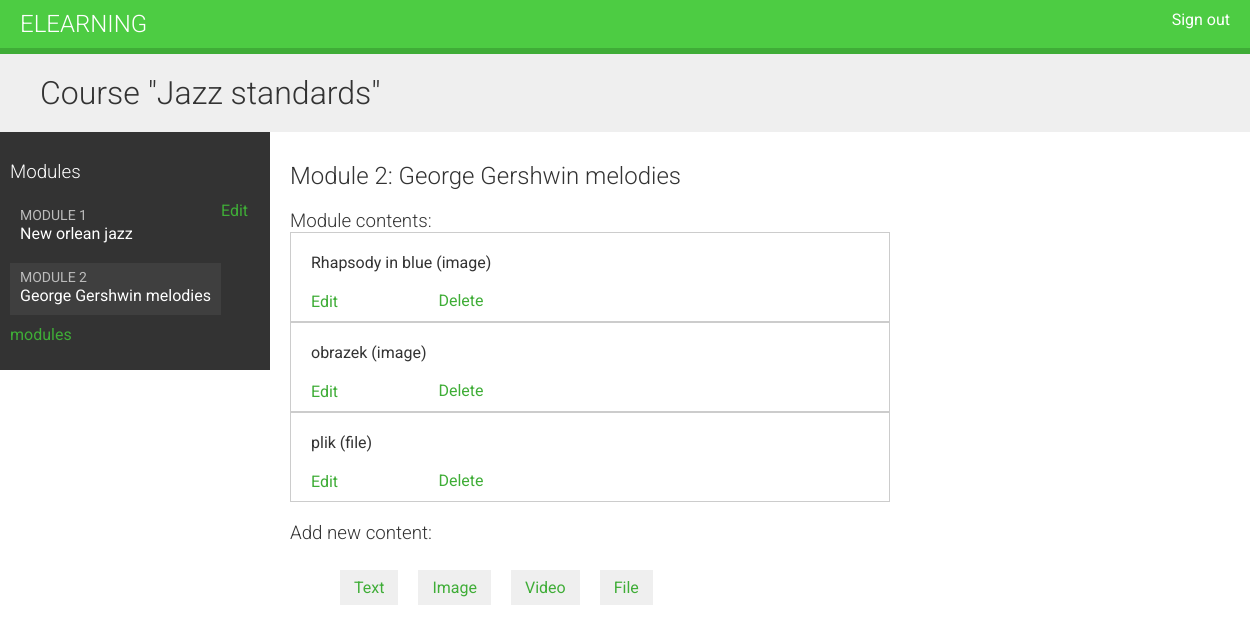
The app's page /course/module/7/ (signed in) with its own data.
### courses/models.py (models this page shows, shortened)
class Course(models.Model):
    owner=models.ForeignKey(User,related_name='courses_created',on_delete=models.CASCADE)
    subject=models.ForeignKey(Subject,related_name='courses',on_delete=models.CASCADE)
    title=models.CharField(max_length=200)
    slug=models.SlugField(max_length=200,unique=True)
    overview=models.TextField()
    created=models.DateTimeField(auto_now_add=True)
    class Meta:
        ordering=['-created']

class Module(models.Model):
    course=models.ForeignKey(Course,related_name='modules',on_delete=models.CASCADE)
    title=models.CharField(max_length=200)
    description=models.TextField(blank=True)
    order = OrderField(blank = True, for_fields = ['course'])
    class Meta:
        ordering = ['order']

class Content(models.Model):
    module = models.ForeignKey(Module,related_name='contents',on_delete=models.CASCADE)
    content_type = models.ForeignKey(ContentType, on_delete=models.CASCADE)
    limit_choices_to = {'model__in':('text', 'video', 'image', 'file')}
    object_id = models.PositiveIntegerField()
    item = GenericForeignKey('content_type', 'object_id')
    order = OrderField(blank = True, for_fields = ['module'])
    class Meta:
        ordering = ['order']
    '''
    Only the content_type and object_id fields have a corresponding column
    in the database table of this model. The item field allows you to
    retrieve or set the related object directly, and its functionality is
    built on top of the other two fields.
    '''

class ItemBase(models.Model):
    owner = models.ForeignKey(User, related_name='%(class)s_related', on_delete = models.CASCADE)
    title = models.CharField(max_length = 250)
    created = models.DateTimeField(auto_now_add = True)
    updated = models.DateTimeField(auto_now = True)
    class Meta:
        abstract = True
    def __str__(self):
        return self.title

class Image(ItemBase):
    file = models.FileField(upload_to = 'images')

class File(ItemBase):
    file = models.FileField(upload_to = 'files')

### courses/views.py (the view)
# urls.py: path('module/<int:module_id>/', views.ModuleContentListView.as_view(), name = 'module_content_list'),
class ModuleContentListView(TemplateResponseMixin, View):
    template_name = 'courses/manage/module/content_list.html'
    def get(self, request, module_id):
        module = get_object_or_404(Module, id = module_id, course__owner = request.user)
        return self.render_to_response({'module' : module})

### courses/templatetags/course.py (called while the page is built)
@register.filter
def model_name(obj):
    try:
        return obj._meta.model_name
    except AttributeError:
        return None

### courses/templates/courses/manage/module/content_list.html (shortened to what this page needs)
{% extends "base.html" %}
{% load course %}
{% block content %}
{% with course=module.course %}
<h1>Course "{{ course.title }}"</h1>
<div class="contents">
<h3>Modules</h3>
<ul id="modules">
{% for m in course.modules.all %}
<li data-id="{{ m.id }}" {% if m == module %}
class="selected"{% endif %}>
<a href="{% url "module_content_list" m.id %}">
<span>
Module <span class="order">{{ m.order|add:1 }}</span>
</span>
<br>
{{ m.title }}
</a>
</li>
{% empty %}
<li>No modules yet.</li>
{% endfor %}
</ul>
<p><a href="{% url "course_module_update" course.id %}">
Edit modules</a></p>
</div>
<div class="module">
<h2>Module {{ module.order|add:1 }}: {{ module.title }}</h2>
<h3>Module contents:</h3>
<div id="module-contents">
{% for content in module.contents.all %}
<div data-id="{{ content.id }}">
{% with item=content.item %}
<p>{{ item }} ({{ item|model_name }})</p>
<a href="{% url "module_content_update" module.id item|model_name item.id
%}">Edit</a>
<form action="{% url "module_content_delete" content.id %}"
method="post">
<input type="submit" value="Delete">
</form>
{% endwith %}
</div>
{% empty %}
<p>This module has no contents yet.</p>
{% endfor %}
</div>
<h3>Add new content:</h3>
<ul class="content-types">
<li><a href="{% url "module_content_create" module.id "text" %}">
Text</a></li>
<li><a href="{% url "module_content_create" module.id "image" %}">
Image</a></li>
<li><a href="{% url "module_content_create" module.id "video" %}">
Video</a></li>
<li><a href="{% url "module_content_create" module.id "file" %}">
File</a></li>
</ul>
</div>
{% endwith %}
{% endblock %}

### courses/templates/base.html (shortened to what this page needs)
{% load staticfiles %}
<!DOCTYPE html>
<html>
    <head>
        <link href = "{% static 'css/base.css' %}" rel = stylesheet>
    </head>
    <body>
        <div id = "header">
            <a href = "/" class = "logo">Elearning</a>
            <ul class = "menu">
                {% if request.user.is_authenticated %}
                <li><a href = "{% url 'logout' %}">Sign out</a></li>
                {% else %}
                <li><a href = "{% url 'login' %}">Sign in</a></li>
                {% endif %}
            </ul>
        </div>
        <div id = "content">
            {% block content %}
            {% endblock %}
        </div>
    </body>
</html>

### courses/static/css/base.css (style rules this page uses)
body { margin:0; font-family:'Roboto', sans-serif; font-weight:400; color:#333; }
a { color:#3fad37; text-decoration:none; }
ul { float:left; }
h1, h2, h3, h4, h5, h6 { font-family:'Roboto', sans-serif; font-weight:300; }
h1 { background:#efefef; width:100%; overflow:auto; padding:20px 0 20px 40px; margin:0; }
.module { padding:10px 20px; float:left; width:600px; }
.module h3 { margin:20px 0 0; padding:0; width:100%; }
.module p { margin:10px 0 20px; width:100%; float:left; }
#header { background:#4dcc43; overflow:auto; padding:10px 20px; border-bottom:6px solid #3fad37; }
#header .logo { text-decoration:none; font-family:'Roboto', sans-serif; font-weight:300; text-transform:uppercase; font-size:24px; color:#fff; float:left; }
#header a { color:#fff; }
#header .menu { list-style:none; float:right; margin:0; padding:0; }
.contents { width:20%; padding:10px; float:left; background:#333; color: #fff; font-family:'Roboto', sans-serif; }
.contents ul { list-style:none; margin:0; padding:0; }
.contents ul li { margin:0 0 10px 0; padding:4px 10px 10px; overflow:auto; }
.contents ul li.selected { background:#3f3f3f; }
.contents ul span { text-transform:uppercase; color:#bbb; font-size:14px; }
.contents ul a { display:block; color:#fff; text-decoration:none; }
ul.content-types li { list-style:none; float:left; margin:10px; background:#efefef; padding:8px 14px; }
input, select, textarea { border:1px solid #ccc; border-bottom:3px solid #ccc; padding:8px 12px; font-size:16px; font-family:'Roboto', sans-serif; float:left; clear:both; width:300px; }
input[type=submit], a.button { border-radius:5px; background:#4dcc43; color:#fff; font-size:16px; text-transform:uppercase; border:none; padding:10px 20px; margin:20px 0; }
#module-contents div { padding:10px 20px; border:1px solid #ccc; background:#fff }
#module-contents form { margin:0; padding:0; }
#module-contents input[type=submit] { color:#3fad37; background:none; margin:-20px 0 0; padding:0; float:left; text-transform:none; }

### records on screen
Course: title "Jazz standards"
Module: order|add "1", title "New orlean jazz"
Module: order|add "2", title "George Gershwin melodies"
Content: item "Rhapsody in blue", item|model_name "image"
Content: item "obrazek", item|model_name "image"
Content: item "plik", item|model_name "file"
